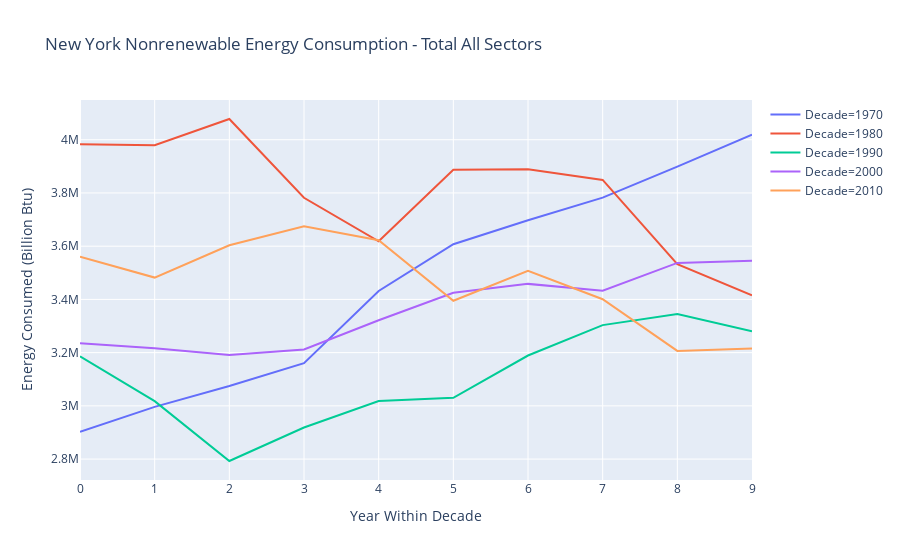

Source (notebook cell):
### Code cell
decades_melt = nr_total_decades.reset_index().melt(id_vars = 'index',
                                  value_vars = nr_total_decades.columns,
                                  var_name = 'Decade',
                                  value_name = 'Energy Consumed (Billion Btu)')

decades_melt.columns = ['Year Within Decade', 'Decade', 'Energy Consumed (Billion Btu)'] 

fig = px.line(decades_melt,
              x = 'Year Within Decade',
              y = 'Energy Consumed (Billion Btu)',
              color = 'Decade',
              title = 'New York Nonrenewable Energy Consumption - Total All Sectors')
fig

### Figure 1 — Plotly figure (JSON) as saved in the notebook; plotly's stock layout.template omitted (floating-point values rounded to 4 significant figures)
{"data": [{"hoverlabel": {"namelength": 0}, "hovertemplate": "Decade=1970<br>Year Within Decade=%{x}<br>Energy Consumed (Billion Btu)=%{y}", "legendgroup": "Decade=1970", "line": {"color": "#636efa", "dash": "solid"}, "mode": "lines", "name": "Decade=1970", "showlegend": true, "type": "scatter", "x": [0, 1, 2, 3, 4, 5, 6, 7, 8, 9], "xaxis": "x", "y": [2902299, 2996353, 3074405, 3160599, 3431932, 3607210, 3697235, 3782402, 3898994, 4018677], "yaxis": "y"}, {"hoverlabel": {"namelength": 0}, "hovertemplate": "Decade=1980<br>Year Within Decade=%{x}<br>Energy Consumed (Billion Btu)=%{y}", "legendgroup": "Decade=1980", "line": {"color": "#EF553B", "dash": "solid"}, "mode": "lines", "name": "Decade=1980", "showlegend": true, "type": "scatter", "x": [0, 1, 2, 3, 4, 5, 6, 7, 8, 9], "xaxis": "x", "y": [3983004, 3979628, 4077900, 3782051, 3618329, 3887140, 3889132, 3848873, 3532183, 3415577], "yaxis": "y"}, {"hoverlabel": {"namelength": 0}, "hovertemplate": "Decade=1990<br>Year Within Decade=%{x}<br>Energy Consumed (Billion Btu)=%{y}", "legendgroup": "Decade=1990", "line": {"color": "#00cc96", "dash": "solid"}, "mode": "lines", "name": "Decade=1990", "showlegend": true, "type": "scatter", "x": [0, 1, 2, 3, 4, 5, 6, 7, 8, 9], "xaxis": "x", "y": [3186376, 3017906, 2792861, 2918705, 3018383, 3030122, 3189196, 3303486, 3345097, 3280719], "yaxis": "y"}, {"hoverlabel": {"namelength": 0}, "hovertemplate": "Decade=2000<br>Year Within Decade=%{x}<br>Energy Consumed (Billion Btu)=%{y}", "legendgroup": "Decade=2000", "line": {"color": "#ab63fa", "dash": "solid"}, "mode": "lines", "name": "Decade=2000", "showlegend": true, "type": "scatter", "x": [0, 1, 2, 3, 4, 5, 6, 7, 8, 9], "xaxis": "x", "y": [3235659, 3216465, 3191576, 3211951, 3321526, 3424703, 3458375, 3433022, 3537155, 3545138], "yaxis": "y"}, {"hoverlabel": {"namelength": 0}, "hovertemplate": "Decade=2010<br>Year Within Decade=%{x}<br>Energy Consumed (Billion Btu)=%{y}", "legendgroup": "Decade=2010", "line": {"color": "#FFA15A", "dash": "solid"}, "mode": "lines", "name": "Decade=2010", "showlegend": true, "type": "scatter", "x": [0, 1, 2, 3, 4, 5, 6, 7, 8, 9], "xaxis": "x", "y": [3560824, 3482032, 3603407, 3674978, 3622327, 3394930, 3507294, 3400673, 3206425, 3215823], "yaxis": "y"}], "layout": {"legend": {"tracegroupgap": 0}, "title": {"text": "New York Nonrenewable Energy Consumption - Total All Sectors"}, "xaxis": {"anchor": "y", "domain": [0, 1], "title": {"text": "Year Within Decade"}}, "yaxis": {"anchor": "x", "domain": [0, 1], "title": {"text": "Energy Consumed (Billion Btu)"}}}}
